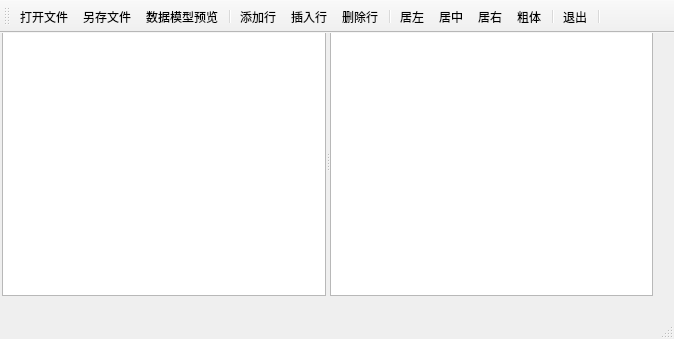
<?xml version="1.0" encoding="UTF-8"?>
<ui version="4.0">
 <class>MainWindow</class>
 <widget class="QMainWindow" name="MainWindow">
  <property name="geometry">
   <rect>
    <x>0</x>
    <y>0</y>
    <width>674</width>
    <height>339</height>
   </rect>
  </property>
  <property name="windowTitle">
   <string>MainWindow</string>
  </property>
  <widget class="QWidget" name="centralwidget">
   <widget class="QSplitter" name="splitter">
    <property name="geometry">
     <rect>
      <x>2</x>
      <y>-8</y>
      <width>651</width>
      <height>271</height>
     </rect>
    </property>
    <property name="orientation">
     <enum>Qt::Horizontal</enum>
    </property>
    <widget class="QTableView" name="tableView"/>
    <widget class="QPlainTextEdit" name="plainTextEdit"/>
   </widget>
  </widget>
  <widget class="QMenuBar" name="menubar">
   <property name="geometry">
    <rect>
     <x>0</x>
     <y>0</y>
     <width>674</width>
     <height>21</height>
    </rect>
   </property>
  </widget>
  <widget class="QStatusBar" name="statusbar"/>
  <widget class="QToolBar" name="toolBar">
   <property name="windowTitle">
    <string>toolBar</string>
   </property>
   <attribute name="toolBarArea">
    <enum>TopToolBarArea</enum>
   </attribute>
   <attribute name="toolBarBreak">
    <bool>false</bool>
   </attribute>
   <addaction name="actOpen"/>
   <addaction name="actSave"/>
   <addaction name="actModelData"/>
   <addaction name="separator"/>
   <addaction name="actAppend"/>
   <addaction name="actInsert"/>
   <addaction name="actDelete"/>
   <addaction name="separator"/>
   <addaction name="actAlignLeft"/>
   <addaction name="actAlignCenter"/>
   <addaction name="actAlignRight"/>
   <addaction name="actFontBold"/>
   <addaction name="separator"/>
   <addaction name="actQuit"/>
   <addaction name="separator"/>
  </widget>
  <action name="actOpen">
   <property name="text">
    <string>打开文件</string>
   </property>
  </action>
  <action name="actSave">
   <property name="text">
    <string>另存文件</string>
   </property>
  </action>
  <action name="actAppend">
   <property name="text">
    <string>添加行</string>
   </property>
  </action>
  <action name="actInsert">
   <property name="text">
    <string>插入行</string>
   </property>
  </action>
  <action name="actDelete">
   <property name="text">
    <string>删除行</string>
   </property>
  </action>
  <action name="actQuit">
   <property name="text">
    <string>退出</string>
   </property>
  </action>
  <action name="actModelData">
   <property name="text">
    <string>数据模型预览</string>
   </property>
  </action>
  <action name="actAlignLeft">
   <property name="text">
    <string>居左</string>
   </property>
  </action>
  <action name="actAlignCenter">
   <property name="text">
    <string>居中</string>
   </property>
  </action>
  <action name="actAlignRight">
   <property name="text">
    <string>居右</string>
   </property>
  </action>
  <action name="actFontBold">
   <property name="text">
    <string>粗体</string>
   </property>
  </action>
 </widget>
 <resources/>
 <connections>
  <connection>
   <sender>actQuit</sender>
   <signal>triggered()</signal>
   <receiver>MainWindow</receiver>
   <slot>close()</slot>
   <hints>
    <hint type="sourcelabel">
     <x>-1</x>
     <y>-1</y>
    </hint>
    <hint type="destinationlabel">
     <x>336</x>
     <y>233</y>
    </hint>
   </hints>
  </connection>
 </connections>
</ui>
